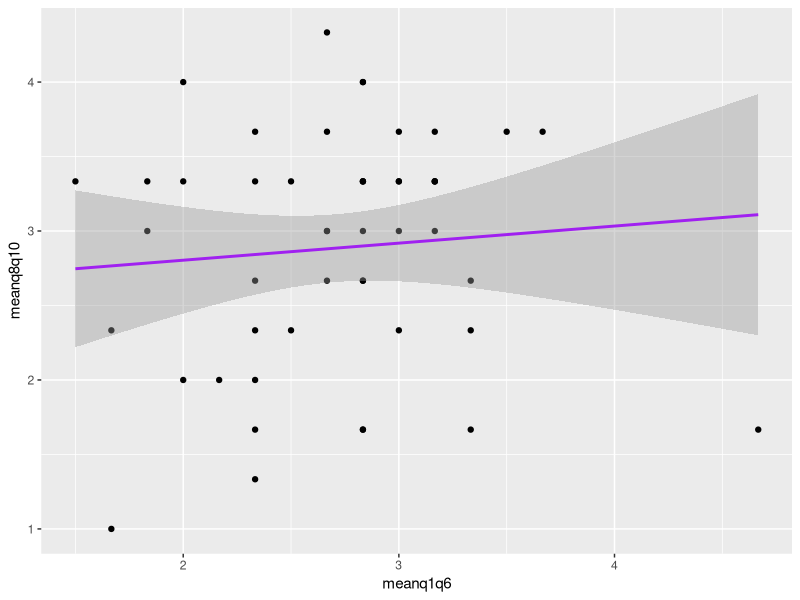

Here is the R script that generated this plot:
## ---- chunk 1
setwd(dirname(rstudioapi::getActiveDocumentContext()$path))
library(tidyverse)

## ---- chunk 2
week8_tbl <- read_csv(file = "../data/week3.csv") %>% 
  mutate(q5 = recode(q5, "1" = "5", "2" = "4", "3" = "3", "4" = "2", "5" = "1")) %>% 
  mutate(q5 = as.numeric(q5)) %>%
  rowwise() %>% 
  mutate(meanq1q6 = mean(c(q1, q2, q3, q4, q5, q6))) %>% 
  mutate(meanq8q10 = mean(c(q8, q9, q10)))
  
## ---- chunk 3
week8_tbl %>% 
  select(q1:q6)

ggplot(week8_tbl, aes(x = meanq1q6, y = meanq8q10)) +
  geom_point() +
  geom_smooth(method = "lm", color = "purple")
